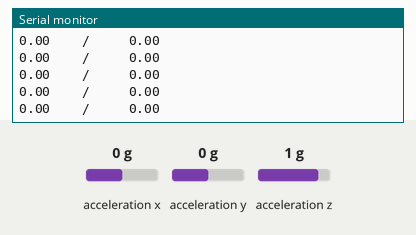
Bench run of a sketch on a simulated Arduino Uno, built with avr-gcc and run on an emulated ATmega328P. Shown: the last lines printed to the serial monitor. Wiring (inferred from the names in the program): MPU-6050 motion sensor at I2C address 0x68; MPU-6050 motion sensor at I2C address 0x69. The inputs (shaded band) are chosen by the test bench; at power-on: acceleration x 0 g, acceleration y 0 g, acceleration z 1 g.

Above: at 1.2 s.
1.3 s: acceleration x set to -1.4 g
At 2.2 s:
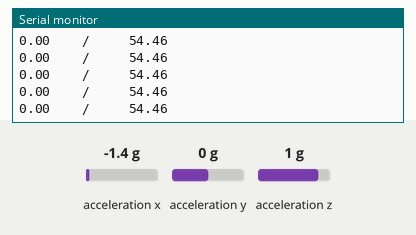
4.3 s: acceleration y set to -1.4 g
At 5.3 s:
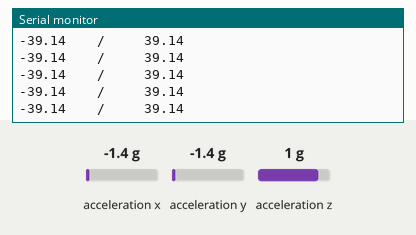
5.8 s: acceleration x set to 0.8 g
At 6.7 s:
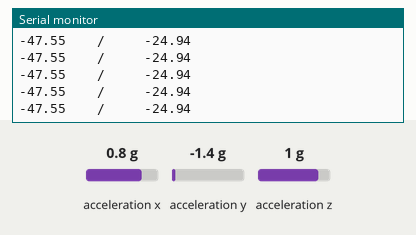
8.8 s: acceleration z set to -1.4 g
At 9.8 s:
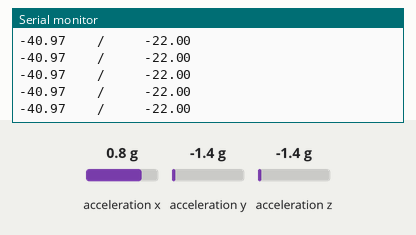
11.8 s: acceleration y set to 0.8 g
At 12.4 s:
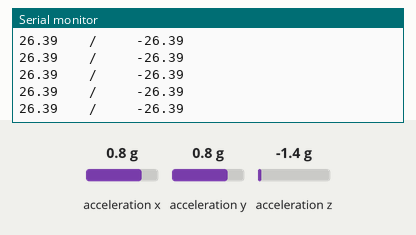
14.8 s: acceleration x set to 0 g
At 15.9 s:
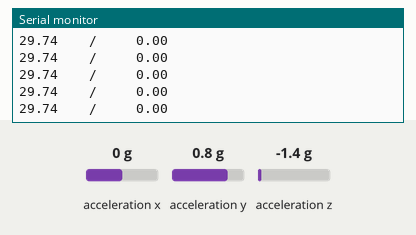
Timing chart, 0 to 17.8 s (numbered marks = the images above; inputs shaded):
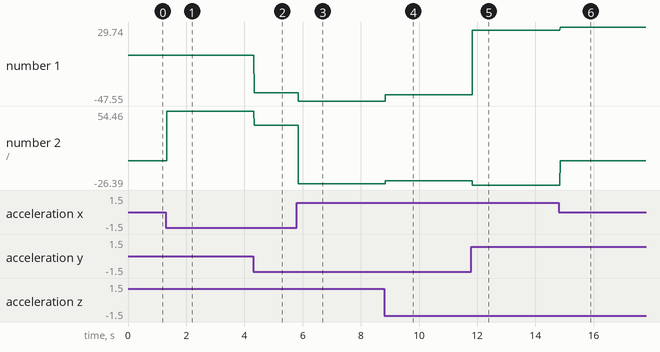

The sketch:

MPU_2.ino
```cpp
#include <Wire.h>
//#include <Adafruit_CircuitPlayground.h>
#include <SPI.h>
#include <nRF24L01.h>
#include <RF24.h>

const byte address[6] = "00001";

RF24 radio(7, 8); // CE, CSN
float AccX, AccY, AccZ;
float GyroX, GyroY, GyroZ;
float accAngleX, accAngleY,accAngleZ, gyroAngleX=0, gyroAngleY=0, gyroAngleZ=0;
float accAngle2X, accAngle2Y,accAngle2Z;
float AccErrorX = 3.4, AccErrorY= 7.94,AccErrorZ=0.03, GyroErrorX= -1.74, GyroErrorY = 2.96, GyroErrorZ = 0.3;
float AccError2X = 3.4, AccError2Y= 7.94;
float elapsedTime, currentTime, previousTime;
//char identifier[2]= "xy";
int c=0;

const int MPU = 0x68; // one one arm

const int MPU2 = 0x69; // one on hand
void setup() {

  Wire.begin();                      // Initialize comunication
  Wire.beginTransmission(MPU);       // Start communication with MPU6050 // MPU=0x68
  Wire.write(0x6B);                  // Talk to the register 6B
  Wire.write(0x00);                  // Make reset - place a 0 into the 6B register
  Wire.endTransmission(true);        //end the transmission
  Serial.begin(19200);

  //handboi2
  Wire.begin();                      // Initialize comunication
  Wire.beginTransmission(MPU2);       // Start communication with MPU6050 // MPU=0x68
  Wire.write(0x6B);                  // Talk to the register 6B
  Wire.write(0x00);                  // Make reset - place a 0 into the 6B register
  Wire.endTransmission(true);
  Serial.begin(19200);


  // put your setup code here, to run once:

}

void loop() {
  Wire.beginTransmission(MPU);
  Wire.write(0x3B); // Start with register 0x3B (ACCEL_XOUT_H)
  Wire.endTransmission(false);
  Wire.requestFrom(MPU, 6, true); // Read 6 registers total, each axis value is stored in 2 registers
  //For a range of +-2g, we need to divide the raw values by 16384, according to the datasheet
  AccX = (Wire.read() << 8 | Wire.read()) / 16384.0; // X-axis value
  AccY = (Wire.read() << 8 | Wire.read()) / 16384.0; // Y-axis value
  AccZ = (Wire.read() << 8 | Wire.read()) / 16384.0; // Z-axis value

  accAngleX = (atan(AccY/ sqrt(pow(AccX, 2) + pow(AccZ, 2))) * 180 / PI); //- AccErrorX; // AccErrorX ~(0.58) See the calculate_IMU_error()custom function for more details
  accAngleY = (atan(-1 * AccX / sqrt(pow(AccY, 2) + pow(AccZ, 2))) * 180 / PI); //+ 1.58; //   //accAngleZ = (atan(AccX/ sqrt(pow(AccY, 2) + pow(AccX, 2))) * 180 / PI) + AccErrorZ;

  Wire.beginTransmission(MPU2);
  Wire.write(0x3B); // Start with register 0x3B (ACCEL_XOUT_H)
  Wire.endTransmission(false);
  Wire.requestFrom(MPU2, 6, true); // Read 6 registers total, each axis value is stored in 2 registers
  //For a range of +-2g, we need to divide the raw values by 16384, according to the datasheet
  AccX = (Wire.read() << 8 | Wire.read()) / 16384.0; // X-axis value
  AccY = (Wire.read() << 8 | Wire.read()) / 16384.0; // Y-axis value
  AccZ = (Wire.read() << 8 | Wire.read()) / 16384.0; // Z-axis value

  accAngle2X = (atan(AccY/ sqrt(pow(AccX, 2) + pow(AccZ, 2))) * 180 / PI); //+ AccError2X;
  accAngle2Y = (atan(-1 * AccX / sqrt(pow(AccY, 2) + pow(AccZ, 2))) * 180 / PI); //+ AccError2Y;

  Serial.print(accAngleX), Serial.print("    /     "), Serial.println(accAngleY);
  Serial.print(accAngle2X), Serial.print("    /     "), Serial.println(accAngle2Y);
  Serial.println("");


}
```

Measured:
- after the input at 1.3 s, the serial monitor: prints a new line at once (image 1)
- after the input at 4.3 s, the serial monitor: prints a new line at once (image 2)
- after the input at 5.8 s, the serial monitor: prints a new line after 0.06 s (image 3)
- after the input at 8.8 s, the serial monitor: prints a new line after 0.05 s (image 4)
- after the input at 11.8 s, the serial monitor: prints a new line at once (image 5)
- after the input at 14.8 s, the serial monitor: prints a new line after 0.06 s (image 6)
- plotted number 1: 0 → -39.14 after the input at 4.3 s, -39.14 → -47.55 after the input at 5.8 s, -47.55 → -40.97 after the input at 8.8 s, -40.97 → 26.39 after the input at 11.8 s, 26.39 → 29.74 after the input at 14.8 s
- plotted number 2: 0 → 54.46 after the input at 1.3 s, 54.46 → 39.14 after the input at 4.3 s, 39.14 → -24.94 after the input at 5.8 s, -24.94 → -22 after the input at 8.8 s, -22 → -26.39 after the input at 11.8 s
